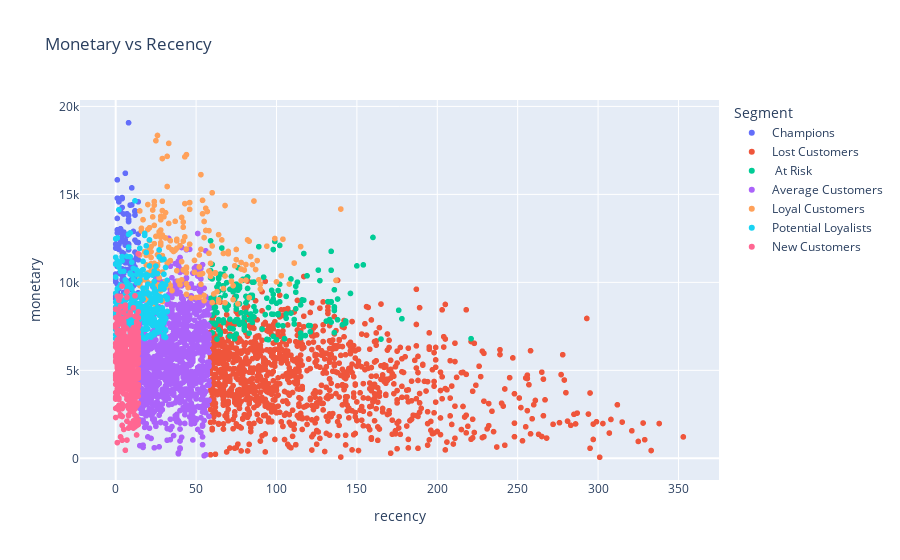

Notebook cell for this chart:
### Code cell
import plotly.express as px
import pandas as pd

# Example DataFrame
data = rfm_data
df = pd.DataFrame(data)

# Scatter plot for monetary vs recency
fig = px.scatter(df, x='recency', y='monetary', color='Segment',
                 title='Monetary vs Recency',
                 size_max=30)

# Show plot
fig.show()

### Figure 1 — Plotly figure (JSON) as saved in the notebook; plotly's stock layout.template omitted (floating-point values rounded to 4 significant figures; data arrays with more than 128 entries replaced by an {"elided": "..."} marker saying what was removed)
{"data": [{"hovertemplate": "Segment=Champions<br>recency=%{x}<br>monetary=%{y}<extra></extra>", "legendgroup": "Champions", "marker": {"color": "#636efa", "symbol": "circle"}, "mode": "markers", "name": "Champions", "showlegend": true, "type": "scattergl", "x": [7, 5, 7, 4, 8, 5, 4, 8, 14, 11, 7, 11, 2, 1, 8, 12, 1, 8, 12, 13, 6, 3, 14, 2, 2, 7, 5, 8, 10, 3, 1, 1, 5, 13, 1, 10, 3, 14, 12, 11, 0, 14, 4, 9, 4, 4, 2, 6, 4, 14, 10, 4, 5, 12, 1, 9, 7, 0, 6, 0, 8, 1, 8, 4, 5, 2, 8, 6, 4, 10, 6, 1, 6, 13, 0, 5, 4, 8, 14, 6, 1, 0, 8, 13, 11, 5, 3, 12, 10, 0, 2, 11, 14, 7, 12, 6, 3, 5, 7, 3, 0, 4, 2, 5, 7, 8, 11, 11, 13, 8, 12, 1, 8, 4, 4, 4, 11, 12, 13, 8, 8, 7, 12, 1, 9, 12, 5, 0], "xaxis": "x", "y": [9084.0, 9996.0, 11290.0, 12740.0, 10660.0, 12860.0, 12470.0, 9894.0, 9889.0, 12890.0, 11120.0, 11070.0, 9630.0, 12990.0, 11390.0, 11720.0, 14780.0, 11390.0, 8874.0, 9300.0, 10730.0, 8881.0, 12260.0, 10515, 11870.0, 13900.0, 10240.0, 12190.0, 10880.0, 13050.0, 15826, 9431.0, 9426.0, 9151.0, 12120.0, 14400.0, 8743.0, 9409.0, 10700.0, 10996, 10180.0, 12740.0, 14250.0, 14390.0, 11440.0, 10150.0, 9270.0, 16200.0, 10750.0, 11280.0, 15370.0, 14820.0, 11640.0, 14010.0, 9071.0, 11430.0, 9402.0, 9200.0, 12390.0, 11060.0, 9090.0, 13630.0, 13590.0, 12700.0, 10030.0, 11010.0, 12140.0, 9396.0, 10590.0, 9595.0, 12110.0, 12810.0, 9008.0, 10150.0, 12170.0, 11180.0, 12320.0, 11850.0, 11620.0, 11110.0, 9895.0, 9073.0, 19070.0, 11440.0, 10500.0, 9442.0, 13030.0, 10870.0, 10170.0, 10020.0, 14570.0, 9114.0, 14580.0, 12660.0, 10300.0, 9856.0, 14030.0, 12340.0, 9671.0, 12316, 11950.0, 11700.0, 12150.0, 10510.0, 10080.0, 13560.0, 8764.0, 11240.0, 12280.0, 13800.0, 13820.0, 10900.0, 12750.0, 10770.0, 14760.0, 10390.0, 9792.0, 14070.0, 11450.0, 10730.0, 13450.0, 9948.0, 12400.0, 9900.0, 11050.0, 10700.0, 13890.0, 10470.0], "yaxis": "y"}, {"hovertemplate": "Segment=Lost Customers<br>recency=%{x}<br>monetary=%{y}<extra></extra>", "legendgroup": "Lost Customers", "marker": {"color": "#EF553B", "symbol": "circle"}, "mode": "markers", "name": "Lost Customers", "showlegend": true, "type": "scattergl", "x": {"elided": "1148 int values"}, "xaxis": "x", "y": {"elided": "1148 float values"}, "yaxis": "y"}, {"hovertemplate": "Segment= At Risk<br>recency=%{x}<br>monetary=%{y}<extra></extra>", "legendgroup": " At Risk", "marker": {"color": "#00cc96", "symbol": "circle"}, "mode": "markers", "name": " At Risk", "showlegend": true, "type": "scattergl", "x": {"elided": "188 int values"}, "xaxis": "x", "y": {"elided": "188 float values"}, "yaxis": "y"}, {"hovertemplate": "Segment=Average Customers<br>recency=%{x}<br>monetary=%{y}<extra></extra>", "legendgroup": "Average Customers", "marker": {"color": "#ab63fa", "symbol": "circle"}, "mode": "markers", "name": "Average Customers", "showlegend": true, "type": "scattergl", "x": {"elided": "1044 int values"}, "xaxis": "x", "y": {"elided": "1044 float values"}, "yaxis": "y"}, {"hovertemplate": "Segment=Loyal Customers<br>recency=%{x}<br>monetary=%{y}<extra></extra>", "legendgroup": "Loyal Customers", "marker": {"color": "#FFA15A", "symbol": "circle"}, "mode": "markers", "name": "Loyal Customers", "showlegend": true, "type": "scattergl", "x": {"elided": "213 int values"}, "xaxis": "x", "y": {"elided": "213 float values"}, "yaxis": "y"}, {"hovertemplate": "Segment=Potential Loyalists<br>recency=%{x}<br>monetary=%{y}<extra></extra>", "legendgroup": "Potential Loyalists", "marker": {"color": "#19d3f3", "symbol": "circle"}, "mode": "markers", "name": "Potential Loyalists", "showlegend": true, "type": "scattergl", "x": {"elided": "321 int values"}, "xaxis": "x", "y": {"elided": "321 float values"}, "yaxis": "y"}, {"hovertemplate": "Segment=New Customers<br>recency=%{x}<br>monetary=%{y}<extra></extra>", "legendgroup": "New Customers", "marker": {"color": "#FF6692", "symbol": "circle"}, "mode": "markers", "name": "New Customers", "showlegend": true, "type": "scattergl", "x": {"elided": "452 int values"}, "xaxis": "x", "y": {"elided": "452 float values"}, "yaxis": "y"}], "layout": {"legend": {"title": {"text": "Segment"}, "tracegroupgap": 0}, "title": {"text": "Monetary vs Recency"}, "xaxis": {"anchor": "y", "domain": [0, 1], "title": {"text": "recency"}}, "yaxis": {"anchor": "x", "domain": [0, 1], "title": {"text": "monetary"}}}}
